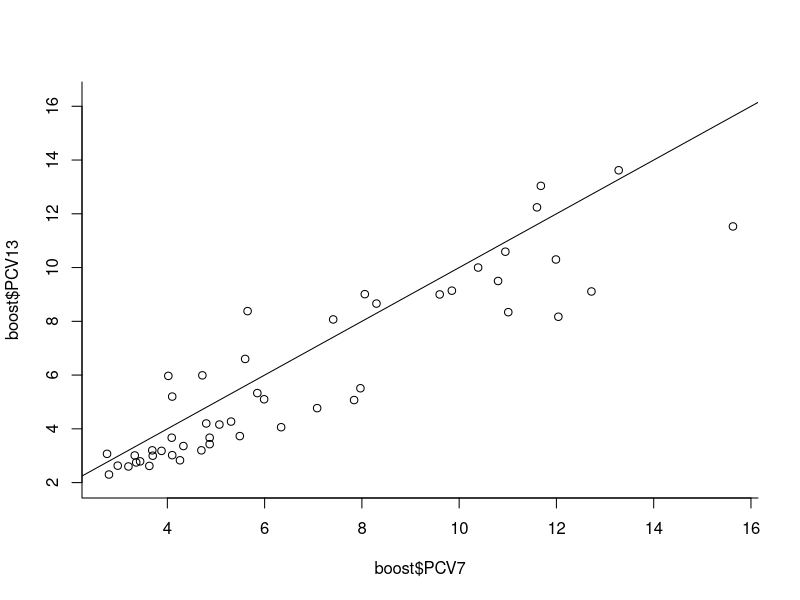

Reproduce this figure in R. (Note: this script raises an error after producing the figure.)
## ---- chunk 1
knitr::opts_chunk$set(echo = TRUE)
library(readxl)
library(reshape2)
## ---- chunk 2
pcv7sts <- c('4','6B','9V','14','18C','19F','23F')
d1 <- read_excel("./Data/IgGGMCs2.xlsx")
names(d1)[1] <- 'vax'
d1$timepoint_dose_weeks <- NULL
d1.m <- melt(d1, id.vars=c('vax','Dose','Trial'))
d1.m$variable <- gsub('serotype', '', d1.m$variable)
d1.m <- d1.m[d1.m$variable %in% pcv7sts ,]
d1.c <- acast(d1.m, vax~Dose~Trial+variable)

boost <- as.data.frame(t(d1.c[,'Booster',]))
## ---- chunk 3
plot(boost$PCV7, boost$PCV13, bty='l')
abline(a=0, b=1)
## ---- chunk 4
post.prim <- as.data.frame(t(d1.c[,'3rddoseP',]))
post.prim <- post.prim[!is.na(post.prim$PCV7) & !is.na(post.prim$PCV13),]

pre.boost <- as.data.frame(t(d1.c[,'preBooster',]))
pre.boost <- pre.boost[!is.na(pre.boost$PCV7) & !is.na(pre.boost$PCV13),]

## ---- chunk 5
par(mfrow=c(3,1), mar=c(4,4,1,1))
all.ds <- list( 'post.prim'=post.prim,'pre.boost'=pre.boost, 'boost'=boost)
ds.labels= c('Post primary','Pre-Booster','Post-booster')

for(i in 1:length(all.ds)){
  ds <- all.ds[[i]]
ratio <- ds$PCV13/boost$PCV7
study <- gsub( "_.*$", "", rownames(ds) )
st <- gsub( ".*_", "", rownames(ds) )

plot.df <- cbind.data.frame(ratio, study, st)

plot(as.numeric(as.factor(plot.df$st)), plot.df$ratio, xaxt='n', bty='l', ylab='Ratio', main=ds.labels[i] , ylim=c(0,1.5))
axis (side=1, at=c(1:length(unique(plot.df$st))), labels=unique(plot.df$st) )
abline(h=1, lty=2)
}

## ---- chunk 6
d1.m.boost <- d1.m[d1.m$Dose=='Booster',]
d1.c.alt <- dcast(d1.m.boost, vax~Trial+variable)

d1.c.alt$vax.d <- 0
d1.c.alt$vax.d[d1.c.alt$vax=='PCV13'] <- 1
d1.c.alt <- d1.c.alt[c(2,1),]

matplot(log(d1.c.alt[,-1]), type='l', col=rgb(0,0,0,alpha=0.1), lty=1)

